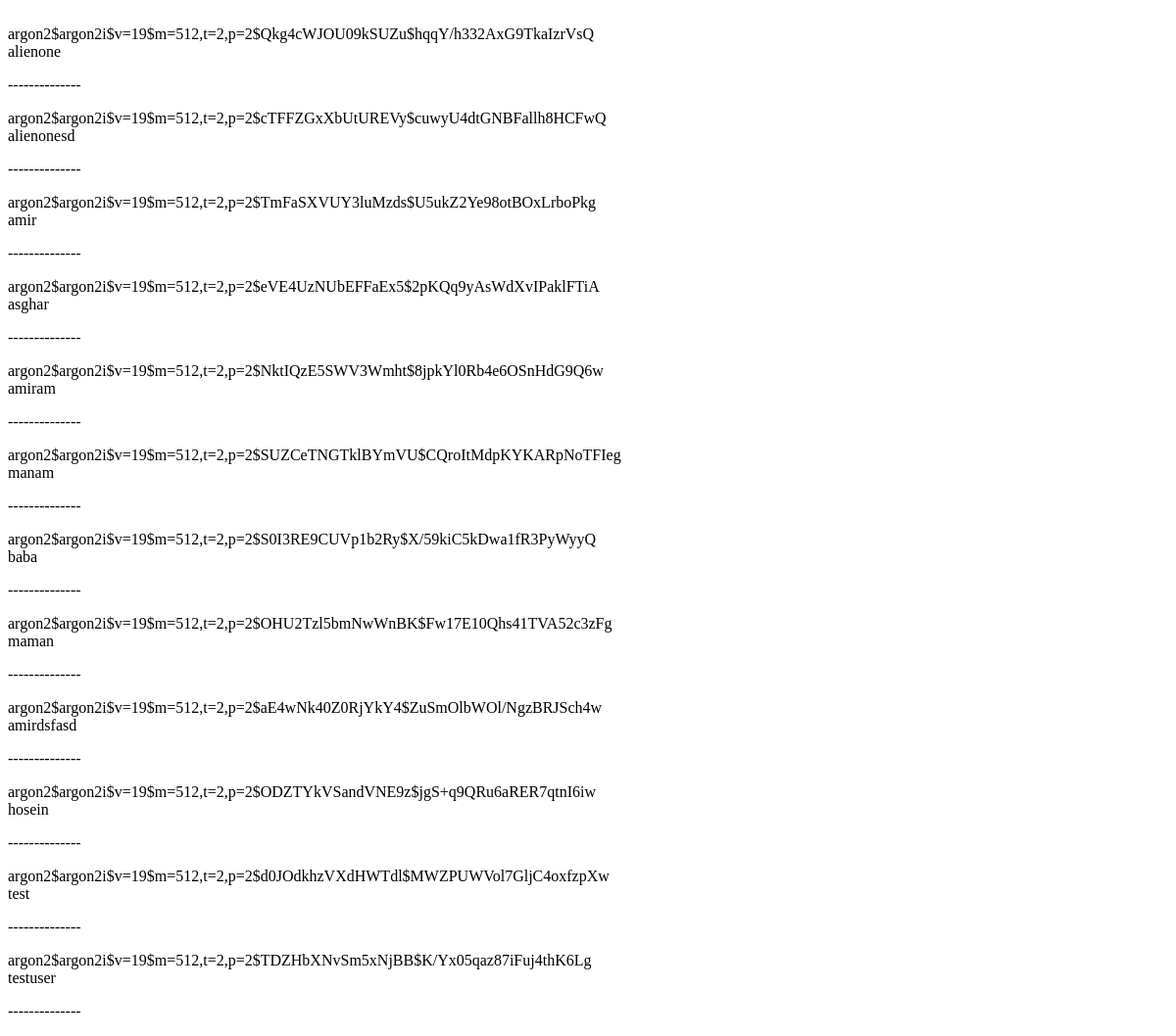
/accounts/list/, run on an earlier commit of the app's database.
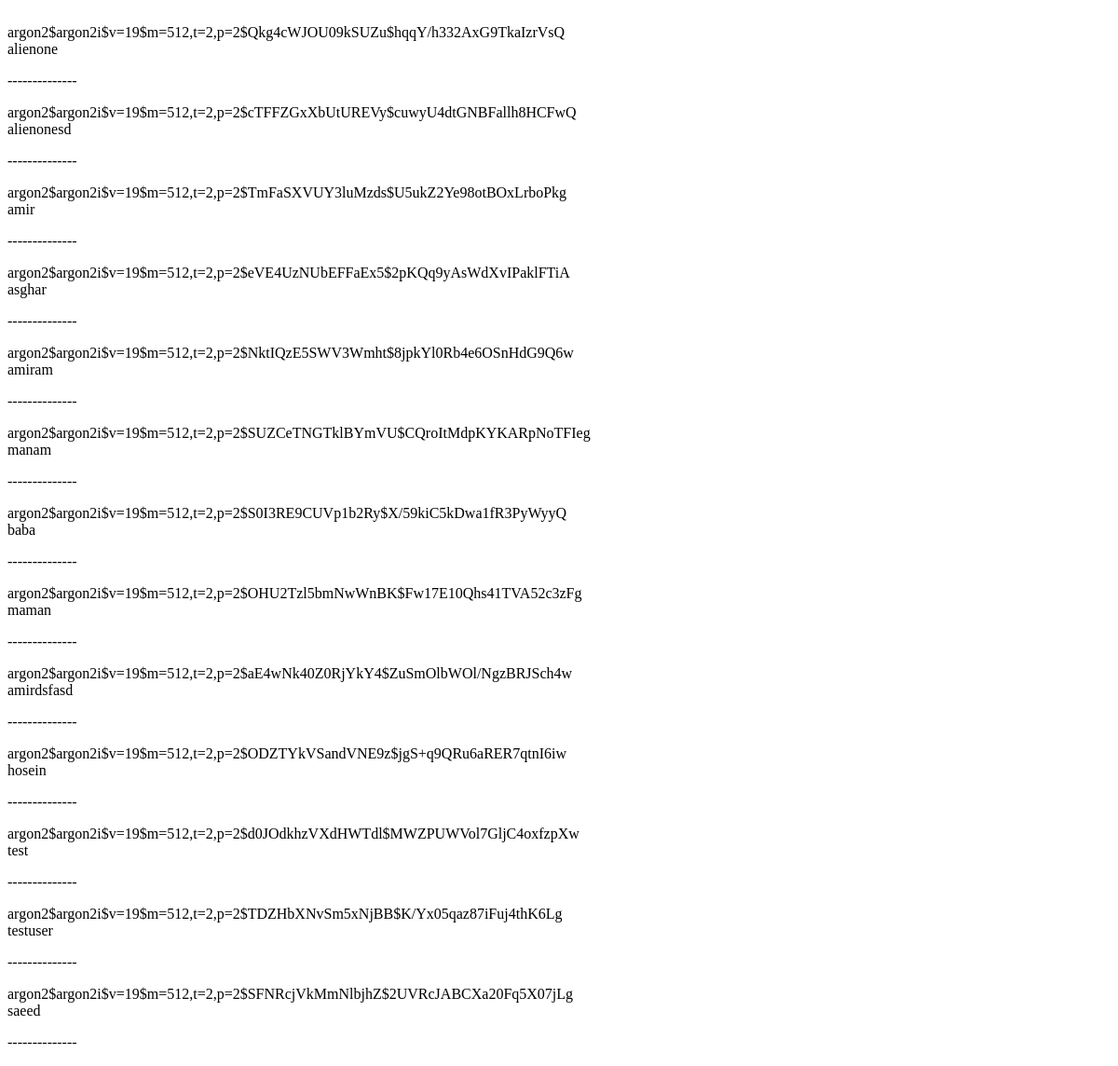
And on a later commit of the database.
### accounts/models.py (models this page shows)
class UserModel(AbstractUser):
    is_sportclub = models.BooleanField('ClubOwner Status', default = False)
    is_commonuser = models.BooleanField('CommonUser Status', default = False)

### commonuser/views.py (the view)
# urls.py: path('accounts/list/', CommonUserListView.as_view())
class CommonUserListView(ListView):
    template_name = 'commonuser/commonuserlist.html'
    context_object_name = 'users'
    model = UserModel

### commonuser/templates/commonuser/commonuserlist.html (shortened to what this page needs)
﻿<!DOCTYPE html>
<html lang="en" xmlns="http://www.w3.org/1999/xhtml">
<head>
</head>
<body>
    <div class="container">
        <div class="jumbotron">
            {% for user in users %}
            {{user.password}}</br>
            {{user.username}}
            <p>--------------</p>
            {% endfor %}
        </div>
    </div>
</body>
</html>

What changed in the data, as far as the page shows it:
added UserModel: password "argon2$argon2i$v=19$m=512,t=2,p=2$SFNRcjVkMmNlbjhZ$2UVRcJABCXa20Fq5X07jLg", username "saeed"
